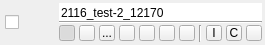
       <widget class="QWidget" name="header_" native="true">
        <property name="minimumSize">
         <size>
          <width>0</width>
          <height>45</height>
         </size>
        </property>
        <property name="maximumSize">
         <size>
          <width>16777215</width>
          <height>45</height>
         </size>
        </property>
        <layout class="QHBoxLayout" name="horizontalLayout_4">
         <property name="spacing">
          <number>0</number>
         </property>
         <property name="leftMargin">
          <number>3</number>
         </property>
         <property name="topMargin">
          <number>1</number>
         </property>
         <property name="rightMargin">
          <number>3</number>
         </property>
         <property name="bottomMargin">
          <number>1</number>
         </property>
         <item>
          <widget class="QWidget" name="checkbox_widget_" native="true">
           <property name="minimumSize">
            <size>
             <width>21</width>
             <height>0</height>
            </size>
           </property>
           <layout class="QHBoxLayout" name="horizontalLayout_2">
            <property name="spacing">
             <number>0</number>
            </property>
            <property name="leftMargin">
             <number>0</number>
            </property>
            <property name="topMargin">
             <number>6</number>
            </property>
            <property name="rightMargin">
             <number>0</number>
            </property>
            <property name="bottomMargin">
             <number>6</number>
            </property>
            <item>
             <widget class="QCheckBox" name="selection_checkbox_">
              <property name="sizePolicy">
               <sizepolicy hsizetype="Preferred" vsizetype="Fixed">
                <horstretch>0</horstretch>
                <verstretch>0</verstretch>
               </sizepolicy>
              </property>
              <property name="maximumSize">
               <size>
                <width>16</width>
                <height>16</height>
               </size>
              </property>
              <property name="toolTip">
               <string>Check this box to select this layer</string>
              </property>
              <property name="text">
               <string notr="true"/>
              </property>
              <property name="tristate">
               <bool>false</bool>
              </property>
             </widget>
            </item>
           </layout>
          </widget>
         </item>
         <item>
          <widget class="QWidget" name="type_" native="true">
           <property name="sizePolicy">
            <sizepolicy hsizetype="Fixed" vsizetype="Fixed">
             <horstretch>0</horstretch>
             <verstretch>0</verstretch>
            </sizepolicy>
           </property>
           <property name="minimumSize">
            <size>
             <width>31</width>
             <height>39</height>
            </size>
           </property>
           <property name="maximumSize">
            <size>
             <width>31</width>
             <height>39</height>
            </size>
           </property>
           <property name="mouseTracking">
            <bool>true</bool>
           </property>
           <layout class="QHBoxLayout" name="horizontalLayout">
            <property name="spacing">
             <number>0</number>
            </property>
            <property name="margin">
             <number>1</number>
            </property>
            <item>
             <widget class="QWidget" name="typeGradient_" native="true">
              <property name="sizePolicy">
               <sizepolicy hsizetype="Fixed" vsizetype="Fixed">
                <horstretch>0</horstretch>
                <verstretch>0</verstretch>
               </sizepolicy>
              </property>
              <property name="minimumSize">
               <size>
                <width>29</width>
                <height>37</height>
               </size>
              </property>
              <property name="maximumSize">
               <size>
                <width>31</width>
                <height>37</height>
               </size>
              </property>
              <property name="mouseTracking">
               <bool>true</bool>
              </property>
              <layout class="QHBoxLayout" name="horizontalLayout_9">
               <property name="spacing">
                <number>0</number>
               </property>
               <property name="margin">
                <number>0</number>
               </property>
              </layout>
             </widget>
            </item>
           </layout>
          </widget>
         </item>
         <item>
          <widget class="QWidget" name="widget" native="true">
           <property name="minimumSize">
            <size>
             <width>0</width>
             <height>39</height>
            </size>
           </property>
           <property name="maximumSize">
            <size>
             <width>16777215</width>
             <height>39</height>
            </size>
           </property>
           <layout class="QVBoxLayout" name="verticalLayout">
            <property name="spacing">
             <number>0</number>
            </property>
            <property name="leftMargin">
             <number>4</number>
            </property>
            <property name="topMargin">
             <number>0</number>
            </property>
            <property name="rightMargin">
             <number>0</number>
            </property>
            <property name="bottomMargin">
             <number>0</number>
            </property>
            <item>
             <widget class="QLineEdit" name="label_">
              <property name="sizePolicy">
               <sizepolicy hsizetype="Ignored" vsizetype="Fixed">
                <horstretch>0</horstretch>
                <verstretch>0</verstretch>
               </sizepolicy>
              </property>
              <property name="minimumSize">
               <size>
                <width>0</width>
                <height>18</height>
               </size>
              </property>
              <property name="maximumSize">
               <size>
                <width>16777215</width>
                <height>18</height>
               </size>
              </property>
              <property name="focusPolicy">
               <enum>Qt::ClickFocus</enum>
              </property>
              <property name="toolTip">
               <string>Click here to edit the name</string>
              </property>
              <property name="autoFillBackground">
               <bool>false</bool>
              </property>
              <property name="inputMask">
               <string notr="true"/>
              </property>
              <property name="text">
               <string notr="true">2116_test-2_12170</string>
              </property>
              <property name="frame">
               <bool>false</bool>
              </property>
              <property name="cursorPosition">
               <number>17</number>
              </property>
              <property name="alignment">
               <set>Qt::AlignBottom|Qt::AlignLeading|Qt::AlignLeft</set>
              </property>
             </widget>
            </item>
            <item>
             <widget class="Line" name="line">
              <property name="orientation">
               <enum>Qt::Horizontal</enum>
              </property>
             </widget>
            </item>
            <item>
             <widget class="QWidget" name="widget_2" native="true">
              <property name="minimumSize">
               <size>
                <width>0</width>
                <height>18</height>
               </size>
              </property>
              <property name="maximumSize">
               <size>
                <width>16777215</width>
                <height>18</height>
               </size>
              </property>
              <layout class="QHBoxLayout" name="horizontalLayout_3">
               <property name="spacing">
                <number>4</number>
               </property>
               <property name="leftMargin">
                <number>0</number>
               </property>
               <property name="topMargin">
                <number>1</number>
               </property>
               <property name="rightMargin">
                <number>0</number>
               </property>
               <property name="bottomMargin">
                <number>0</number>
               </property>
               <item>
                <widget class="QToolButton" name="visibility_button_">
                 <property name="minimumSize">
                  <size>
                   <width>16</width>
                   <height>16</height>
                  </size>
                 </property>
                 <property name="maximumSize">
                  <size>
                   <width>16</width>
                   <height>16</height>
                  </size>
                 </property>
                 <property name="toolTip">
                  <string>Turn on or off this layer's visibility</string>
                 </property>
                 <property name="text">
                  <string/>
                 </property>
                 <property name="icon">
                  <iconset resource="../../Resources/QtResources.qrc">
                   <normaloff>:/Images/VisibleOff.png</normaloff>
                   <normalon>:/Images/Visible.png</normalon>:/Images/VisibleOff.png</iconset>
                 </property>
                 <property name="checkable">
                  <bool>true</bool>
                 </property>
                 <property name="checked">
                  <bool>true</bool>
                 </property>
                </widget>
               </item>
               <item>
                <widget class="QToolButton" name="advanced_visibility_button_">
                 <property name="minimumSize">
                  <size>
                   <width>16</width>
                   <height>16</height>
                  </size>
                 </property>
                 <property name="maximumSize">
                  <size>
                   <width>16</width>
                   <height>16</height>
                  </size>
                 </property>
                 <property name="toolTip">
                  <string>Open the advanced visibility menu.</string>
                 </property>
                 <property name="text">
                  <string/>
                 </property>
                 <property name="icon">
                  <iconset resource="../../Resources/QtResources.qrc">
                   <normaloff>:/Images/VisiblePlusOff.png</normaloff>
                   <normalon>:/Images/VisiblePlus.png</normalon>:/Images/VisiblePlusOff.png</iconset>
                 </property>
                 <property name="checkable">
                  <bool>true</bool>
                 </property>
                </widget>
               </item>
               <item>
                <widget class="QToolButton" name="info_button_">
                 <property name="minimumSize">
                  <size>
                   <width>16</width>
                   <height>16</height>
                  </size>
                 </property>
                 <property name="maximumSize">
                  <size>
                   <width>16</width>
                   <height>16</height>
                  </size>
                 </property>
                 <property name="toolTip">
                  <string>Open the layers info menu.</string>
                 </property>
                 <property name="text">
                  <string>...</string>
                 </property>
                 <property name="icon">
                  <iconset resource="../../Resources/QtResources.qrc">
                   <normaloff>:/Images/InfoOff.png</normaloff>
                   <normalon>:/Images/Info.png</normalon>:/Images/InfoOff.png</iconset>
                 </property>
                 <property name="checkable">
                  <bool>true</bool>
                 </property>
                </widget>
               </item>
               <item>
                <widget class="QToolButton" name="opacity_button_">
                 <property name="minimumSize">
                  <size>
                   <width>16</width>
                   <height>16</height>
                  </size>
                 </property>
                 <property name="maximumSize">
                  <size>
                   <width>16</width>
                   <height>16</height>
                  </size>
                 </property>
                 <property name="toolTip">
                  <string>Open the layers opacity menu.</string>
                 </property>
                 <property name="text">
                  <string/>
                 </property>
                 <property name="icon">
                  <iconset resource="../../Resources/QtResources.qrc">
                   <normaloff>:/Images/OpacityOff.png</normaloff>
                   <normalon>:/Images/Opacity.png</normalon>:/Images/OpacityOff.png</iconset>
                 </property>
                 <property name="checkable">
                  <bool>true</bool>
                 </property>
                </widget>
               </item>
               <item>
                <widget class="QToolButton" name="appearance_button_">
                 <property name="minimumSize">
                  <size>
                   <width>16</width>
                   <height>16</height>
                  </size>
                 </property>
                 <property name="maximumSize">
                  <size>
                   <width>16</width>
                   <height>16</height>
                  </size>
                 </property>
                 <property name="toolTip">
                  <string>Open the appearance menu.</string>
                 </property>
                 <property name="text">
                  <string/>
                 </property>
                 <property name="icon">
                  <iconset resource="../../Resources/QtResources.qrc">
                   <normaloff>:/Images/AppearanceOff.png</normaloff>
                   <normalon>:/Images/Appearance.png</normalon>:/Images/AppearanceOff.png</iconset>
                 </property>
                 <property name="checkable">
                  <bool>true</bool>
                 </property>
                </widget>
               </item>
               <item>
                <widget class="QToolButton" name="lock_button_">
                 <property name="minimumSize">
                  <size>
                   <width>16</width>
                   <height>16</height>
                  </size>
                 </property>
                 <property name="maximumSize">
                  <size>
                   <width>16</width>
                   <height>16</height>
                  </size>
                 </property>
                 <property name="font">
                  <font>
                   <pointsize>25</pointsize>
                   <weight>75</weight>
                   <bold>true</bold>
                  </font>
                 </property>
                 <property name="toolTip">
                  <string>Lock or unlock the layer</string>
                 </property>
                 <property name="text">
                  <string/>
                 </property>
                 <property name="icon">
                  <iconset resource="../../Resources/QtResources.qrc">
                   <normaloff>:/Images/LockOff.png</normaloff>
                   <normalon>:/Images/Lock.png</normalon>:/Images/LockOff.png</iconset>
                 </property>
                 <property name="iconSize">
                  <size>
                   <width>16</width>
                   <height>16</height>
                  </size>
                 </property>
                 <property name="checkable">
                  <bool>true</bool>
                 </property>
                 <property name="checked">
                  <bool>false</bool>
                 </property>
                </widget>
               </item>
               <item>
                <widget class="QToolButton" name="volume_rendered_button_">
                 <property name="minimumSize">
                  <size>
                   <width>16</width>
                   <height>16</height>
                  </size>
                 </property>
                 <property name="maximumSize">
                  <size>
                   <width>16</width>
                   <height>16</height>
                  </size>
                 </property>
                 <property name="toolTip">
                  <string>Turn on or off the volume render</string>
                 </property>
                 <property name="text">
                  <string/>
                 </property>
                 <property name="icon">
                  <iconset resource="../../Resources/QtResources.qrc">
                   <normaloff>:/Images/VolumeVisibleOff.png</normaloff>
                   <normalon>:/Images/VolumeVisible.png</normalon>:/Images/VolumeVisibleOff.png</iconset>
                 </property>
                </widget>
               </item>
               <item>
                <widget class="Line" name="iso_control_separator_line_">
                 <property name="orientation">
                  <enum>Qt::Vertical</enum>
                 </property>
                </widget>
               </item>
               <item>
                <widget class="QToolButton" name="show_iso_surface_button_">
                 <property name="minimumSize">
                  <size>
                   <width>16</width>
                   <height>16</height>
                  </size>
                 </property>
                 <property name="maximumSize">
                  <size>
                   <width>16</width>
                   <height>16</height>
                  </size>
                 </property>
                 <property name="toolTip">
                  <string>Show or hide the iso-surface</string>
                 </property>
                 <property name="text">
                  <string>I</string>
                 </property>
                 <property name="icon">
                  <iconset resource="../../Resources/QtResources.qrc">
                   <normaloff>:/Images/IsosurfaceVisibleOff.png</normaloff>
                   <normalon>:/Images/IsosurfaceVisible.png</normalon>:/Images/IsosurfaceVisibleOff.png</iconset>
                 </property>
                 <property name="checkable">
                  <bool>true</bool>
                 </property>
                </widget>
               </item>
               <item>
                <widget class="QToolButton" name="compute_iso_surface_button_">
                 <property name="minimumSize">
                  <size>
                   <width>16</width>
                   <height>16</height>
                  </size>
                 </property>
                 <property name="maximumSize">
                  <size>
                   <width>16</width>
                   <height>16</height>
                  </size>
                 </property>
                 <property name="toolTip">
                  <string>Compute the iso-surface</string>
                 </property>
                 <property name="text">
                  <string>C</string>
                 </property>
                 <property name="icon">
                  <iconset resource="../../Resources/QtResources.qrc">
                   <normaloff>:/Images/IsosurfaceComputeOff.png</normaloff>
                   <normalon>:/Images/IsosurfaceCompute.png</normalon>:/Images/IsosurfaceComputeOff.png</iconset>
                 </property>
                 <property name="checkable">
                  <bool>false</bool>
                 </property>
                </widget>
               </item>
               <item>
                <widget class="QToolButton" name="delete_iso_surface_button_">
                 <property name="minimumSize">
                  <size>
                   <width>16</width>
                   <height>16</height>
                  </size>
                 </property>
                 <property name="maximumSize">
                  <size>
                   <width>16</width>
                   <height>16</height>
                  </size>
                 </property>
                 <property name="toolTip">
                  <string>Delete the iso-surface</string>
                 </property>
                 <property name="text">
                  <string/>
                 </property>
                 <property name="icon">
                  <iconset resource="../../Resources/QtResources.qrc">
                   <normaloff>:/Images/IsosurfaceDeleteOff.png</normaloff>
                   <normalon>:/Images/IsosurfaceDelete.png</normalon>:/Images/IsosurfaceDeleteOff.png</iconset>
                 </property>
                </widget>
               </item>
               <item>
                <spacer name="horizontalSpacer">
                 <property name="orientation">
                  <enum>Qt::Horizontal</enum>
                 </property>
                 <property name="sizeHint" stdset="0">
                  <size>
                   <width>0</width>
                   <height>20</height>
                  </size>
                 </property>
                </spacer>
               </item>
              </layout>
             </widget>
            </item>
           </layout>
          </widget>
         </item>
        </layout>
       </widget>
